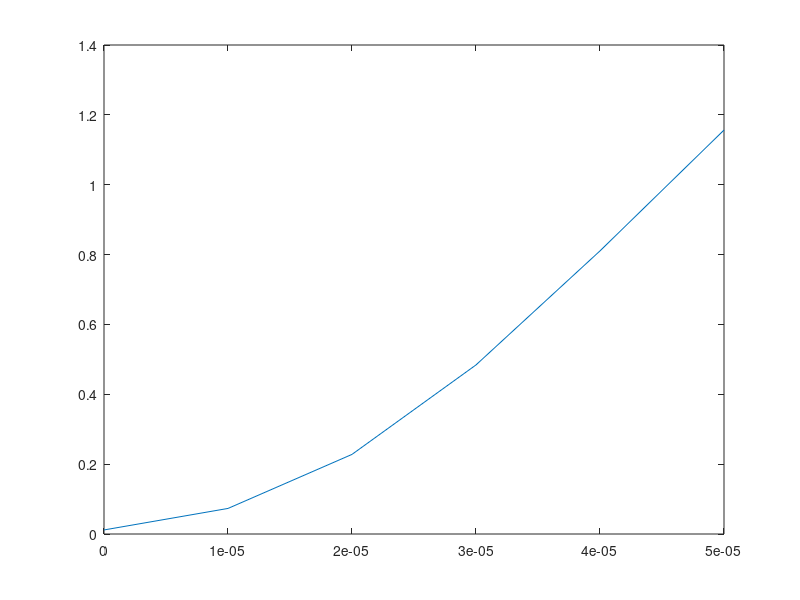

Here is the MATLAB script that generated this plot: (Note: this script raises an error after producing the figure.)
% Define the sampling frequency and time vector
fs = 100000; % Sampling frequency (Hz)
t = 0:1/fs:0.00005; % Time vector (1 second duration)

% Generate the input wave
wave = 2+cos(2*pi*5000*t) + cos(2*pi*10000*t);

% Design a low-pass IIR filter
fc = 5000; % Cutoff frequency (Hz)
[b, a] = butter(3, fc/(fs/2), 'low'); % 1st-order Butterworth low-pass filter

% % Apply the IIR filter to the input wave
filtered_wave = filter(b, a, wave);
% freq_axis = -(fs/2):(fs/length(wave)):(fs/2)-(fs/length(wave));

% % Plot the input and filtered waves
% subplot(4, 1, 1);
% stem(freq_axis, abs(fft(wave)), "filled");
% title('Input Wave (FFT)');
% xlabel('Frequency (Hz)');
% ylabel('Magnitude');
% xlim([-fs/2 fs/2]); % Set x-axis limits to show full frequency range

% subplot(4, 1, 2);
% stem(freq_axis, abs(fft(filtered_wave)), "filled");
% title('Filtered Wave (FFT)');
% xlabel('Frequency (Hz)');
% ylabel('Magnitude');
% xlim([-fs/2 fs/2]); % Set x-axis limits to show full frequency range
% subplot(4,1,3)
% plot(t,wave);
% subplot(4,1,4)
 plot(t,filtered_wave);
fopen("wave.txt", 'w');  % Open the file for writing

for i = 1:length(wave)-1
    fixed_point_number = fi(wave(i), 1, 16, 11);  % Convert to fixed-point representation
    binary_representation = bin(fixed_point_number);  % Convert to binary string
    fprintf(fopen("wave.txt", 'a'), '%s\n', binary_representation);  % Write binary string to file
end
fclose('all');  % Close all open files
